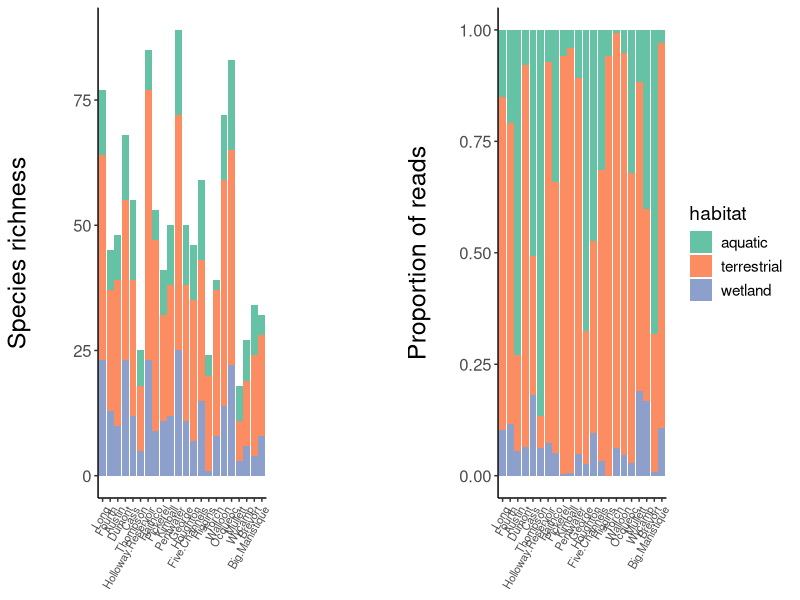

This figure's R source:
library(ggplot2)
library(cowplot)

# Plot with proportions of reads of terrestrial, wetland, and aquatic plant
# species

df<-read.csv("reads.spp.groups.csv",header=TRUE)

df$lake.name<-as.factor(df$lake.name)
df$habitat<-as.factor(df$habitat)

df$lake.name <- factor(df$lake.name, levels = c("Long","Fourth","Austin","Dumont","Cass",
                                                  "Thompson","Holloway.Reservoir","Haithco","Pickerel",
                                                  "Kimball","Pentwater","George","Houghton",
                                                  "Five.Channels","Higgins","Torch","Walloon",
                                                  "Ocqueoc","Mullett","Wycamp","Brevort","Big.Manistique"))

p1<-ggplot(df, aes(fill=habitat, y=proportion, x=lake.name)) + 
  geom_bar(position="stack", stat="identity") +
  theme_classic()+theme(axis.text.x = element_text(angle = 60,hjust = 1, size=8),
                        axis.text.y = element_text(size=12),
                        legend.text=element_text(size=rel(1)),
                        legend.title = element_text(size=rel(1.25)),
                        axis.title.x = element_blank(),
                        axis.title.y = element_text(size=18,
                                                    margin = margin(t=0,r=20,b=0,l=0)))+
  scale_fill_brewer(palette="Set2")+ylab("Proportion of reads")


# Plot species richness


p2<-ggplot(df, aes(fill=habitat, y=species.richness, x=lake.name)) + 
  geom_bar(position="stack", stat="identity") +
  theme_classic()+theme(axis.text.x = element_text(angle = 60,hjust = 1, size=8),
                        axis.text.y = element_text(size=12),
                        axis.title.x = element_blank(),
                        legend.position = "none",
                        axis.title.y = element_text(size=18,
                                                    margin = margin(t=0,r=20,b=0,l=0)))+
  scale_fill_brewer(palette="Set2")+ylab("Species richness")


combinedPlot <- plot_grid(p2, p1, ncol=2, align='hv', rel_widths=1,
                          rel_heights= 1)

png("Proportions per lake.png",width = 3500, height = 1000, units = "px", res=300)
combinedPlot
dev.off()



